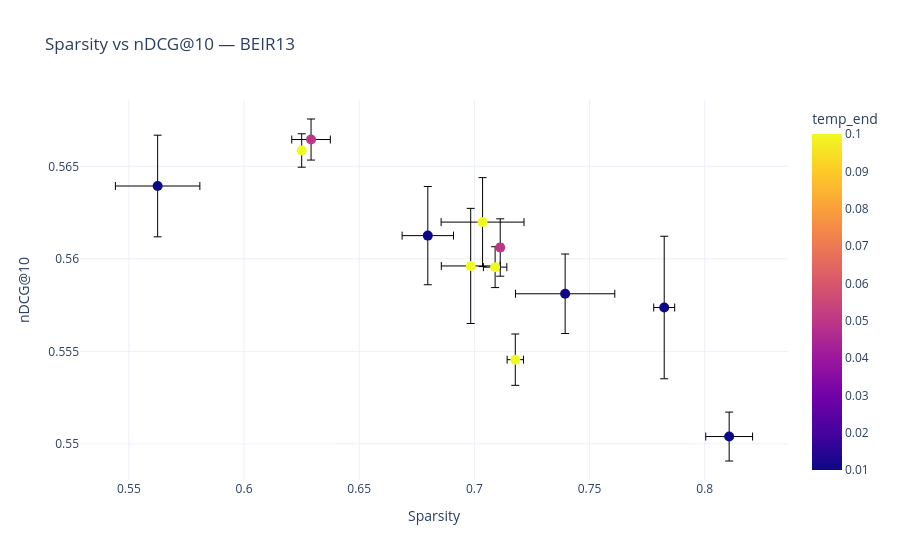

The cell this chart's notebook holds for it:
### Code cell
fig = plot_sparsity_vs_ndcg(
    xp_df,
    dataset="BEIR13",
    color_key="temp_end",
    hover_keys=("temp_schedule", 
                "temp_end", 
                "lambda_reg",
                "utility_bias",
                ),
)

### Figure 1 — Plotly figure (JSON) as saved in the notebook; plotly's stock layout.template omitted (floating-point values rounded to 4 significant figures)
{"data": [{"customdata": [["temp_schedule=nan<br>temp_end=0.01<br>lambda_reg=0.05<br>utility_bias=nan"], ["temp_schedule=nan<br>temp_end=0.01<br>lambda_reg=0.1<br>utility_bias=nan"], ["temp_schedule=nan<br>temp_end=0.05<br>lambda_reg=0.1<br>utility_bias=nan"], ["temp_schedule=nan<br>temp_end=0.1<br>lambda_reg=0.1<br>utility_bias=nan"], ["temp_schedule=nan<br>temp_end=0.01<br>lambda_reg=0.2<br>utility_bias=nan"], ["temp_schedule=nan<br>temp_end=0.01<br>lambda_reg=0.3<br>utility_bias=nan"], ["temp_schedule=nan<br>temp_end=0.1<br>lambda_reg=0.3<br>utility_bias=nan"], ["temp_schedule=nan<br>temp_end=0.01<br>lambda_reg=0.5<br>utility_bias=nan"], ["temp_schedule=nan<br>temp_end=0.05<br>lambda_reg=0.5<br>utility_bias=nan"], ["temp_schedule=nan<br>temp_end=0.1<br>lambda_reg=0.5<br>utility_bias=nan"], ["temp_schedule=nan<br>temp_end=0.1<br>lambda_reg=0.7<br>utility_bias=nan"], ["temp_schedule=nan<br>temp_end=0.1<br>lambda_reg=1.0<br>utility_bias=nan"]], "error_x": {"array": [0.01834, 0.01115, 0.008377, 0.0005602, 0.02155, 0.004553, 0.018, 0.01017, 0.001235, 0.005086, 0.01277, 0.003546], "thickness": 1}, "error_y": {"array": [0.002747, 0.002654, 0.00111, 0.0009029, 0.002148, 0.003851, 0.002404, 0.001322, 0.00155, 0.001104, 0.003111, 0.001387], "thickness": 1}, "hovertemplate": "%{customdata[0]}<br>Sparsity=%{x}<br>nDCG@10=%{y}<extra></extra>", "legendgroup": "", "marker": {"color": [0.01, 0.01, 0.05, 0.1, 0.01, 0.01, 0.1, 0.01, 0.05, 0.1, 0.1, 0.1], "coloraxis": "coloraxis", "size": 10, "symbol": "circle"}, "mode": "markers", "name": "", "orientation": "v", "showlegend": false, "type": "scatter", "x": [0.5625, 0.6798, 0.6291, 0.625, 0.7394, 0.7824, 0.7036, 0.8106, 0.7112, 0.709, 0.6984, 0.7178], "xaxis": "x", "y": [0.5639, 0.5613, 0.5664, 0.5659, 0.5581, 0.5574, 0.562, 0.5504, 0.5606, 0.5595, 0.5596, 0.5546], "yaxis": "y"}], "layout": {"coloraxis": {"colorbar": {"title": {"text": "temp_end"}}, "colorscale": [[0, "#0d0887"], [0.1111, "#46039f"], [0.2222, "#7201a8"], [0.3333, "#9c179e"], [0.4444, "#bd3786"], [0.5556, "#d8576b"], [0.6667, "#ed7953"], [0.7778, "#fb9f3a"], [0.8889, "#fdca26"], [1, "#f0f921"]]}, "hovermode": "closest", "legend": {"tracegroupgap": 0}, "title": {"text": "Sparsity vs nDCG@10 — BEIR13"}, "xaxis": {"anchor": "y", "domain": [0, 1], "title": {"text": "Sparsity"}}, "yaxis": {"anchor": "x", "domain": [0, 1], "title": {"text": "nDCG@10"}}}}
